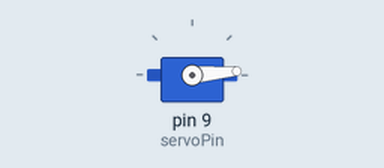
This sketch was run on a simulated Arduino Uno, built with avr-gcc and run on an emulated ATmega328P. Shown: servo.

Above: at 0.55 s.
At 1.05 s:
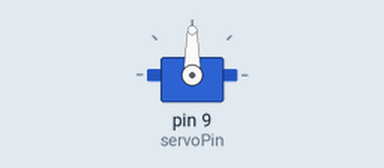
At 1.55 s:
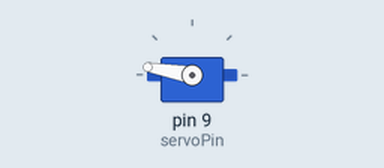
At 2.6 s:
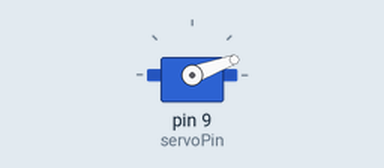
Timing chart, 0 to 5.6 s (numbered marks = the images above):
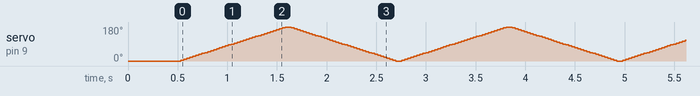

The sketch:

moteur.ino
```cpp
// Test moteur

#include <Servo.h>

Servo myservo;

const int servoPin = 9;
const int stepAngle = 5;
const int stepDelay = 30;

void setup() {
  myservo.attach(servoPin);
  myservo.write(0);
  delay(500);
}

void loop() {
  // Aller de 0 à 180 degrés
  for (int i = 0; i <= 180; i += stepAngle) {
    myservo.write(i);
    delay(stepDelay);
  }

  // Retour de 180 à 0 degrés
  for (int i = 180; i >= 0; i -= stepAngle) {
    myservo.write(i);
    delay(stepDelay);
  }
}
```
